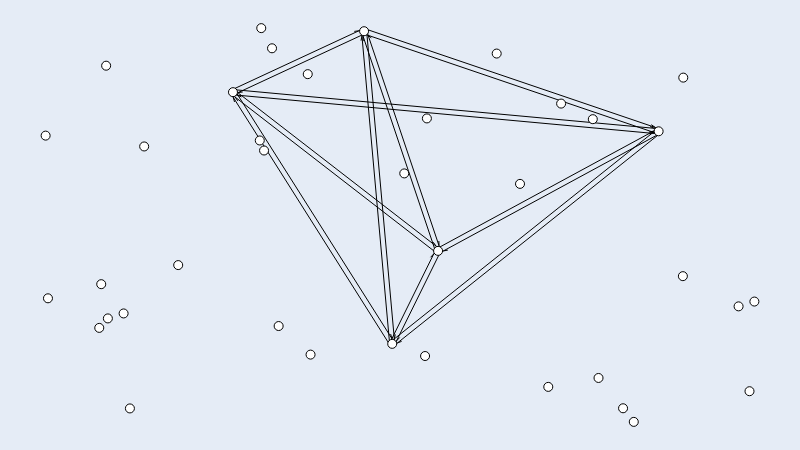

Notebook code for this chart:
### Code cell
onemode_repos_g.draw()

### Figure 1 — Plotly figure (JSON) as saved in the notebook; plotly's stock layout.template omitted (floating-point values rounded to 4 significant figures)
{"data": [{"hoverinfo": "none", "line": {"color": "rgb(0, 0, 0)", "dash": "solid", "width": 1}, "mode": "lines", "type": "scatter", "x": [0.4858, 0.5505, null, 0.5476, 0.5431, null, 0.4868, 0.8627, null, 0.8576, 0.8516, null, 0.486, 0.2613, null, 0.2648, 0.2665, null, 0.4854, 0.4457, null, 0.4463, 0.445, null, 0.5569, 0.4922, null, 0.4951, 0.4996, null, 0.552, 0.8632, null, 0.8575, 0.8511, null, 0.5515, 0.2622, null, 0.2673, 0.271, null, 0.5503, 0.4459, null, 0.448, 0.4482, null, 0.8671, 0.4912, null, 0.4963, 0.5023, null, 0.8666, 0.5554, null, 0.5611, 0.5675, null, 0.8646, 0.264, null, 0.2704, 0.2764, null, 0.8637, 0.4482, null, 0.4543, 0.4595, null, 0.2674, 0.492, null, 0.4885, 0.4868, null, 0.2665, 0.5559, null, 0.5508, 0.547, null, 0.2647, 0.8652, null, 0.8588, 0.8528, null, 0.2628, 0.4478, null, 0.4419, 0.4355, null, 0.4529, 0.4926, null, 0.492, 0.4933, null, 0.4527, 0.5571, null, 0.555, 0.5548, null, 0.4504, 0.866, null, 0.8599, 0.8546, null, 0.4508, 0.2658, null, 0.2717, 0.2781, null], "y": [0.2011, 0.4372, null, 0.4266, 0.4181, null, 0.2033, 0.7431, null, 0.7358, 0.7316, null, 0.1946, 0.8338, null, 0.8239, 0.8125, null, 0.1976, 0.9916, null, 0.9798, 0.9682, null, 0.4313, 0.1952, null, 0.2058, 0.2143, null, 0.44, 0.7438, null, 0.7382, 0.7359, null, 0.429, 0.8321, null, 0.825, 0.8154, null, 0.4321, 0.99, null, 0.9789, 0.967, null, 0.7328, 0.193, null, 0.2003, 0.2045, null, 0.7322, 0.4285, null, 0.434, 0.4363, null, 0.7314, 0.8308, null, 0.8298, 0.8253, null, 0.7317, 0.9859, null, 0.9822, 0.9753, null, 0.8409, 0.2017, null, 0.2117, 0.223, null, 0.8426, 0.4395, null, 0.4466, 0.4562, null, 0.8439, 0.7445, null, 0.7456, 0.7501, null, 0.8433, 0.9981, null, 0.9932, 0.9917, null, 0.9927, 0.1988, null, 0.2105, 0.2221, null, 0.9943, 0.4364, null, 0.4475, 0.4593, null, 0.9984, 0.7442, null, 0.7479, 0.7548, null, 0.9862, 0.8314, null, 0.8363, 0.8378, null]}, {"hoverinfo": "text", "marker": {"color": "rgb(255, 255, 255)", "line": {"color": "rgb(0, 0, 0)", "width": 1}, "size": 9, "symbol": "circle"}, "mode": "markers", "text": ["GLSL", "Python", "JavaScript", "V", "Java", "Jupyter Notebook", "Shell", "None", "C++", "PHP", "TypeScript", "C#", "Dart", "Rust", "Go", "Ruby", "PowerShell", "CSS", "C", "B+NULL", "Makefile", "HTML", "Swift", "Dockerfile", "D", "Nim", "TeX", "Groovy", "R", "Arduino", "Objective-C", "Emacs Lisp", "Clojure", "Erlang", "Standard ML", "Haskell", "Lua", "Scheme"], "textfont": {"color": "rgb(0, 0, 0)"}, "textposition": "middle center", "type": "scatter", "x": [0, 0.489, 0.5537, 0.3738, 0.8649, 0.2643, 0.3194, 0.1871, 0.4493, 0.6693, 0.5354, 0.9931, 0.5379, 0.6364, 0.7092, 0.3082, 0.07846, 0.7273, 0.07568, 0.08784, 0.11, 0.3698, 0.3042, 0.139, 1, 0.506, 0.3022, 0.00331, 0.08537, 0.9777, 0.7801, 0.3288, 0.8147, 0.772, 0.8991, 0.1189, 0.8997, 0.8299], "y": [0.727, 0.1982, 0.4342, 0.1708, 0.738, 0.8374, 0.9488, 0.3982, 0.9922, 0.6044, 0.1673, 0.07789, 0.7707, 0.9354, 0.08886, 0.6892, 0.3497, 0.8083, 0.2387, 0.2628, 0.2754, 0.8831, 1, 0.6995, 0.3056, 0.631, 0.7147, 0.3138, 0.9046, 0.2933, 0.1115, 0.2434, 0.03456, 0.7688, 0.3701, 0.03414, 0.8743, 0]}, {"hoverinfo": "none", "mode": "text", "text": [null, null, null, null, null, null, null, null, null, null, null, null, null, null, null, null, null, null, null, null], "textfont": {"color": "rgb(0, 0, 0)"}, "textposition": "middle center", "type": "scatter", "x": [0.5053, 0.6658, 0.3616, 0.4513, 0.5374, 0.7008, 0.3981, 0.4845, 0.688, 0.7178, 0.563, 0.6514, 0.3918, 0.4199, 0.5662, 0.3493, 0.487, 0.5185, 0.6628, 0.3643], "y": [0.3309, 0.4939, 0.5, 0.5922, 0.3015, 0.615, 0.6097, 0.7026, 0.4423, 0.5572, 0.755, 0.8339, 0.5355, 0.6619, 0.8203, 0.9446, 0.5981, 0.7238, 0.8962, 0.8849]}, {"hoverinfo": "none", "marker": {"color": "rgba(255, 255, 255, 0.0)", "line": {"color": "rgba(255, 255, 255, 0.0)", "width": 0}, "size": 0, "symbol": "circle"}, "mode": "markers", "type": "scatter", "x": [0.5, 0, 1, 0.5], "y": [0, 0.5, 0.5, 1]}], "layout": {"height": 450, "margin": {"b": 0, "l": 0, "r": 0, "t": 0}, "showlegend": false, "width": 800, "xaxis": {"fixedrange": true, "showgrid": false, "showticklabels": false, "zeroline": false}, "yaxis": {"fixedrange": true, "showgrid": false, "showticklabels": false, "zeroline": false}}}
